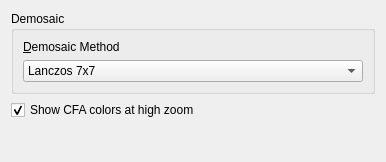
<?xml version="1.0" encoding="UTF-8"?>
<ui version="4.0">
 <class>Dialog</class>
 <widget class="QDialog" name="Dialog">
  <property name="geometry">
   <rect>
    <x>0</x>
    <y>0</y>
    <width>386</width>
    <height>162</height>
   </rect>
  </property>
  <property name="windowTitle">
   <string>Color Filter Array Demosaicking</string>
  </property>
  <layout class="QVBoxLayout" name="verticalLayout_2">
   <item>
    <widget class="QGroupBox" name="groupBox">
     <property name="title">
      <string>Demosaic</string>
     </property>
     <layout class="QVBoxLayout" name="verticalLayout">
      <item>
       <widget class="QLabel" name="label">
        <property name="text">
         <string>&amp;Demosaic Method</string>
        </property>
        <property name="buddy">
         <cstring>comboBox</cstring>
        </property>
       </widget>
      </item>
      <item>
       <widget class="QComboBox" name="comboBox">
        <item>
         <property name="text">
          <string>Lanczos 7x7</string>
         </property>
        </item>
        <item>
         <property name="text">
          <string>Malvar He Cutler 5x5</string>
         </property>
        </item>
        <item>
         <property name="text">
          <string>Lanczos 5x5 green, median chroma</string>
         </property>
        </item>
        <item>
         <property name="text">
          <string>Bilinear 3x3</string>
         </property>
        </item>
       </widget>
      </item>
     </layout>
    </widget>
   </item>
   <item>
    <widget class="QCheckBox" name="checkBox">
     <property name="text">
      <string>Show CFA colors at high zoom</string>
     </property>
     <property name="checked">
      <bool>true</bool>
     </property>
    </widget>
   </item>
   <item>
    <spacer name="verticalSpacer">
     <property name="orientation">
      <enum>Qt::Vertical</enum>
     </property>
     <property name="sizeHint" stdset="0">
      <size>
       <width>20</width>
       <height>40</height>
      </size>
     </property>
    </spacer>
   </item>
  </layout>
 </widget>
 <resources/>
 <connections/>
</ui>
